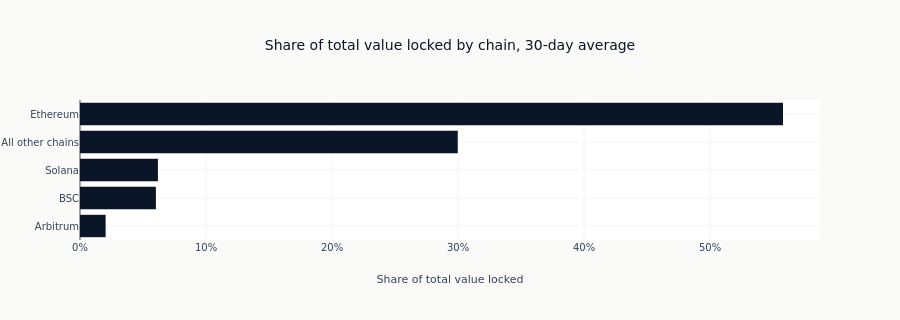

Notebook cell for this chart:
### Code cell
fig = px.bar(
    composition.to_pandas(),
    x="share",
    y="chain",
    orientation="h",
    title=f"Share of total value locked by chain, {RECENT_DAYS}-day average",
    labels={"share": "Share of total value locked", "chain": ""},
    color_discrete_sequence=[COLORS["blue"]],
)
fig.update_layout(height=320, xaxis_tickformat=".0%", yaxis=dict(categoryorder="total ascending"))
show_plotly_with_alt(
    fig,
    "Horizontal bar chart of each chain's share of total value locked, averaged over the "
    "trailing window, with one bar per chain loaded and a residual bar for the chains not "
    "loaded separately. Shares are measured against the published total.",
)

### Figure 1 — Plotly figure (JSON) as saved in the notebook; plotly's stock layout.template omitted (floating-point values rounded to 4 significant figures)
{"data": [{"hovertemplate": "Share of total value locked=%{x}<br>=%{y}<extra></extra>", "legendgroup": "", "marker": {"color": "#0a1628", "pattern": {"shape": ""}}, "name": "", "orientation": "h", "showlegend": false, "textposition": "auto", "type": "bar", "x": [0.5579, 0.06183, 0.06023, 0.02034, 0.2997], "xaxis": "x", "y": ["Ethereum", "Solana", "BSC", "Arbitrum", "All other chains"], "yaxis": "y"}], "layout": {"barmode": "relative", "height": 320, "legend": {"tracegroupgap": 0}, "title": {"text": "Share of total value locked by chain, 30-day average"}, "xaxis": {"anchor": "y", "domain": [0.0, 1.0], "tickformat": ".0%", "title": {"text": "Share of total value locked"}}, "yaxis": {"anchor": "x", "categoryorder": "total ascending", "domain": [0.0, 1.0], "title": {"text": ""}}}}
